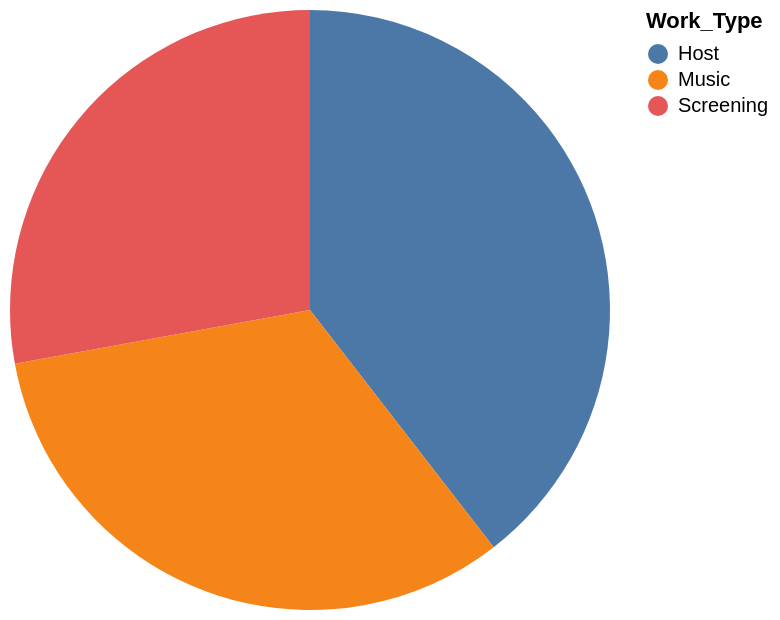

Specify this chart in Vega-Lite:
### Vega-Lite specification from a JSON file in a GitHub repository (floating-point values rounded to 4 significant figures)
{"data": {"values": [{"x_data": "Host", "y_data": 43}, {"x_data": "Music", "y_data": 35.5}, {"x_data": "Screening", "y_data": 30.33}]}, "mark": "arc", "encoding": {"theta": {"field": "y_data", "type": "quantitative", "title": "avg(t1.age)"}, "color": {"field": "x_data", "type": "nominal", "title": "Work_Type"}}}
